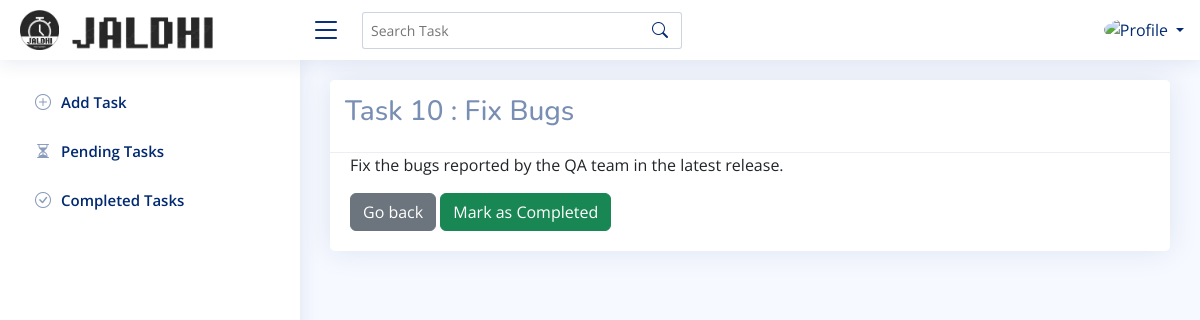
Screenshot of /task/10/ with the database file from the repository.
### baseapp/models.py (models this page shows, shortened)
class Task(models.Model):
    no=models.AutoField(primary_key=True)
    title=models.CharField(max_length=100,null=True)
    description=models.TextField()
    date=models.DateField(default=timezone.now)
    is_completed = models.BooleanField(default=False)

### baseapp/views.py (the view)
# urls.py: path("task/<int:pk>/",views.taskdetails,name="taskdetails"),
def taskdetails(request, pk):
    task = get_object_or_404(Task, pk=pk)
    return render(request, 'taskdetails.html', {'task': task})

### templates/taskdetails.html (shortened to what this page needs)
{% extends 'index.html' %}
{% load static %}
{% block content %}
<div class="card">
    <div class="card-header">
        <h3>Task {{ task.no }} :  {{ task.title }} </h3>
    </div>
    <div class='card-body'>
        <p>{{ task.description }}</p>
    <div class='w-100'>
    <form method="post" action="{% url 'completetask' task.pk %}">
        {% if not task.is_completed %}
        <a href="{% url 'listtask' %}" class="btn btn-secondary">Go back</a>
        <button type="submit" class="btn btn-success">Mark as Completed</button>
        {% endif %}
      </form>
</div>
</div>
{% endblock %}

### static/assets/css/style.css (style rules this page uses)
:root { scroll-behavior: smooth; }
body { font-family: "Open Sans", sans-serif; background: #f6f9ff; color: #444444; }
a { color: #4154f1; text-decoration: none; }
h1, h2, h3, h4, h5, h6 { font-family: "Nunito", sans-serif; }
.card { margin-bottom: 30px; border: none; border-radius: 5px; box-shadow: 0px 0 30px rgba(1, 41, 112, 0.1); }
.card-header, .card-footer { border-color: #ebeef4; background-color: #fff; color: #798eb3; padding: 15px; }
.card-body { padding: 0 20px 20px 20px; }

### rows the page displays
Task: no "10", title "Fix Bugs", description "Fix the bugs reported by the QA team in the latest release."
